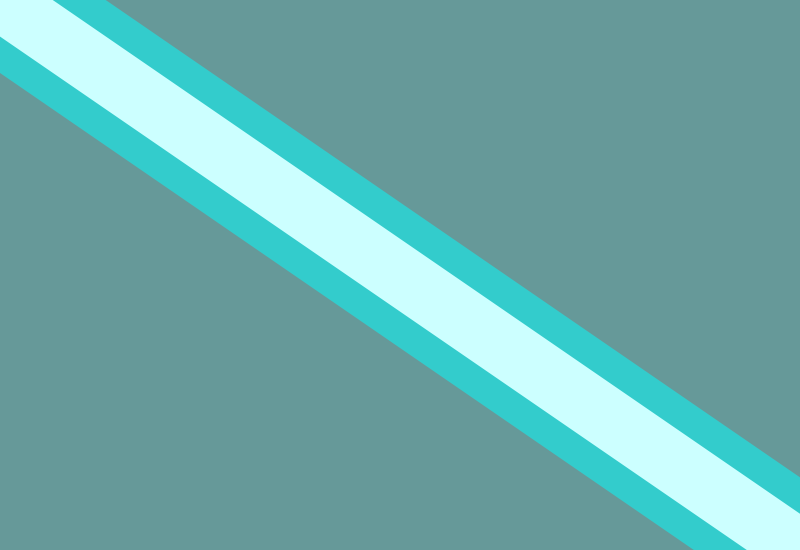
Frame 1 (no input)
Frame 2 (the mouse pressed at the canvas centre, redrawn once): identical to frame 1, image omitted

The Processing sketch that drew this single still picture (run headless with seeded random() and noise(); the mouse was pressed at the canvas centre and the sketch redrawn once):

// Processing sketch: processing_12392
// ── processing_12392.pde

void setup(){
  size(800,550);
  frameRate(1);
  noLoop();
}

int value = 0;

void draw() {
  background(102,153,153);
  smooth();
  fill(value);
  strokeWeight(120);
  stroke(51,204,204);
  line(0,0,800,550);
  strokeWeight(60);
  stroke(204,255,255);
  line(0,0,800,550);
}

void mouseClicked() {
  if(value == 0) {
    strokeWeight(13);
    stroke(255,0,204);
    line(0, 350, 800, 350);
    line(50, 0, 550, 550);
    line(275, 0, 490, 550);
    line(340, 0, 275, 550);
    line(560, 0, 200, 550);
    line(0, 100, 930, 550);
    line(0, 400, 800, 150);
    stroke(255,0,0);
    line(0, 300, 800, 300);
    line(15, 0, 515, 550);
    line(250, 0, 450, 550);
    line(315, 0, 250, 550);
    line(535, 0, 175, 550);
    line(0, 75, 905, 550);
    line(0, 375, 800, 125);
    stroke(255,102,0);
    line(0, 250, 800, 250);
    line(-10, 0, 490, 550);
    line(225, 0, 425, 550);
    line(290, 0, 225, 550);
    line(510, 0, 150, 550);
    line(0, 50, 880, 550);
    line(0, 350, 800, 100);
    stroke(255,255,0);
    line(0, 225, 800, 225);
    line(-35, 0, 465, 550);
    line(200, 0, 400, 550);
    line(265, 0, 200, 550);
    line(585, 0, 125, 550);
    line(0, 25, 880, 525);
    line(0, 325, 800, 75);
    loop();
  } else {
    value = 0;
  }
}
